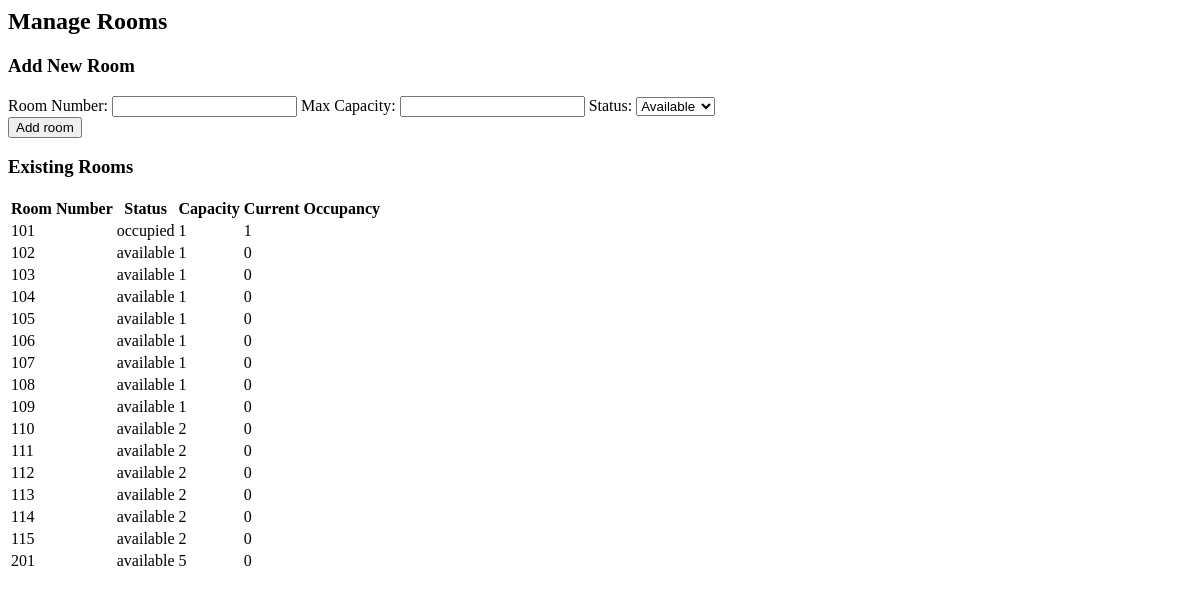
Page /manage_rooms (signed in) on the earlier database version.
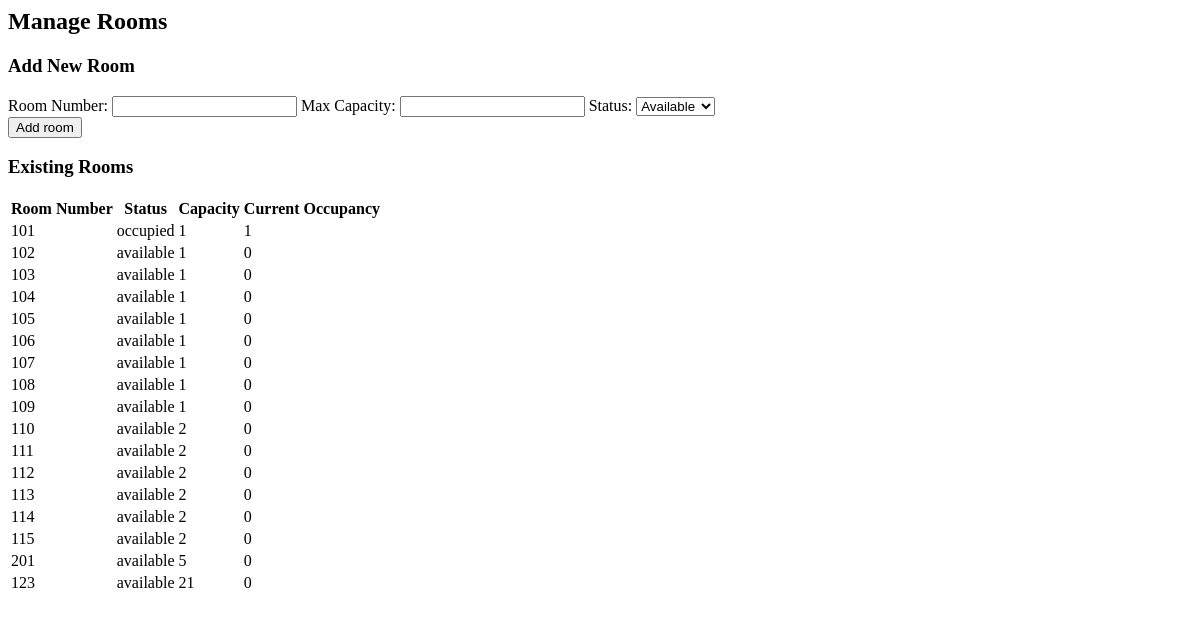
Same page on the later database version.
### tables this page shows
CREATE TABLE "rooms" (
            id INTEGER PRIMARY KEY AUTOINCREMENT,
            room_number TEXT NOT NULL UNIQUE,
            status TEXT DEFAULT 'available',
            max_capacity INTEGER NOT NULL,
            current_occupancy INTEGER DEFAULT 0
        );

### routes/routes.py (the view, shortened to what this page needs)
    @app.route("/manage_rooms", methods=["GET", "POST"])
    def manage_rooms():
        if "user" not in session or session["user_type"] != "admin":
            flash("Please log in as an admin to access this page.", "error")
            return redirect(url_for("login"))
        with get_db() as conn:
            rooms = conn.execute(
                "SELECT id, room_number, status, max_capacity, current_occupancy FROM rooms"
            ).fetchall()
        return render_template("manage_rooms.html", rooms=rooms)

### templates/manage_rooms.html (shortened to what this page needs)
<h2>Manage Rooms</h2>
<h3>Add New Room</h3>
<form id="addRoomForm">
    <label for="room_number">Room Number:</label>
    <input type="text" id="room_number" name="room_number" required>
    <label for="max_capacity">Max Capacity:</label>
    <input type="number" id="max_capacity" name="max_capacity" required>
    <label for="status"> Status:</label>
    <select id="status" name="status">
        <option value="available">Available</option>
    </select>
    <br>
    <button type="button" onclick="addRoom()">Add room</button>
</form>
<h3>Existing Rooms</h3>
{% if rooms %}
<table>
    <thead>
        <tr>
            <th>Room Number</th>
            <th>Status</th>
            <th>Capacity</th>
            <th>Current Occupancy</th>
        </tr>
    </thead>
    <tbody>
        {% for room in rooms %}
        <tr>
            <td>{{ room.room_number }}</td>
            <td>{{ room.status }}</td>
            <td>{{ room.max_capacity }}</td>
            <td>{{ room.current_occupancy }}</td>
        </tr>
        {% endfor %}
    </tbody>
</table>
{% else %}
<p>No rooms found.</p>
{% endif %}

Differences in the rows shown:
added rooms: room_number "123", status "available", max_capacity "21", current_occupancy "0"
